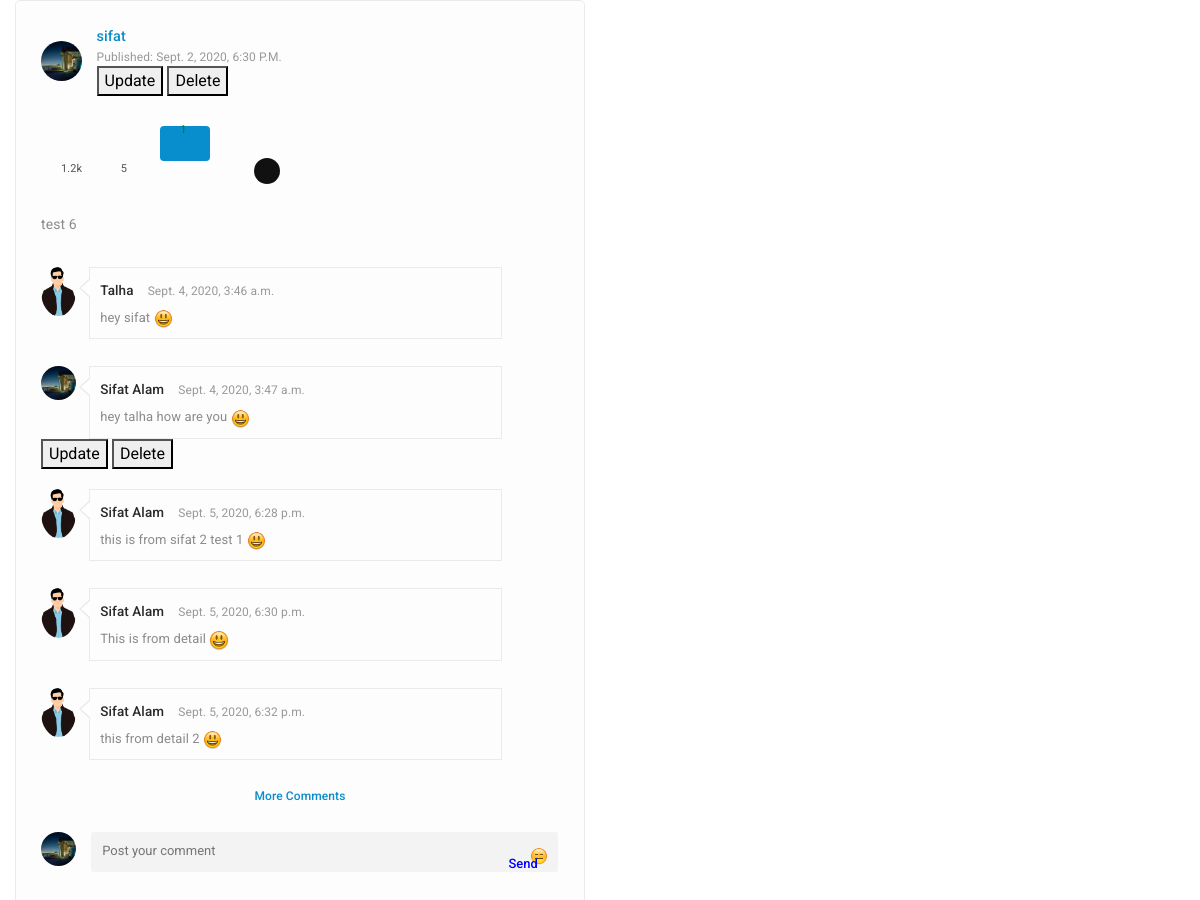
The page /detail/2 (signed in) on the database its author committed.
### posts/models.py (models this page shows, shortened)
class Post(models.Model):
    content = models.TextField(blank=True)
    image = models.ImageField(upload_to='posts/', blank=True, validators=[FileExtensionValidator(['png', 'jpg', 'jpeg'])])
    author = models.ForeignKey(Profile, on_delete=models.CASCADE, related_name='author')
    liked = models.ManyToManyField(Profile, related_name='likes')
    comment_choice = models.CharField(
        max_length=17, choices=COMMENT, default='allow-comment')
    visibility = models.CharField(max_length=7, choices=POSTS, default='public')
    updated = models.DateTimeField(auto_now=True)
    created = models.DateTimeField(auto_now_add=True)
    @property
    def imageURL(self):
        try:
            url = self.image.url
        except:
            url = ''
        return url
    def num_of_likes(self):
        return self.liked.all().count()
    def num_of_comments(self):
        return self.comment_set.all().count()

class Comment(models.Model):
    user = models.ForeignKey(Profile, on_delete=models.CASCADE)
    post = models.ForeignKey(Post, on_delete=models.CASCADE)
    body = models.TextField()
    updated = models.DateTimeField(auto_now=True)
    created = models.DateTimeField(auto_now_add=True)

### profiles/models.py (models this page shows, shortened)
class Profile(models.Model):
    first_name = models.CharField(max_length=100, blank=True)
    last_name = models.CharField(max_length=100, blank=True)
    user = models.OneToOneField(User, on_delete=models.CASCADE)
    profile_pic = models.ImageField(upload_to='profile/', default='avatar.png',
                                    validators=[FileExtensionValidator(['png', 'jpg', 'jpeg'])])
    cover_pic = models.ImageField(upload_to='cover/', default='avatar.png',
                                    validators=[FileExtensionValidator(['png', 'jpg', 'jpeg'])])
    email = models.EmailField(max_length=200, default="admin@mail.com")
    profession = models.CharField(max_length=250, default="No profession Added")
    interest = models.CharField(max_length=6, choices=INTEREST, default="Male & Female")
    bio = models.TextField(default="No bio Added")
    country = models.CharField(max_length=100, blank=True)
    friends = models.ManyToManyField(User, related_name='friend')
    language = models.CharField(max_length=100, default='English')
    slug = models.SlugField(unique=True, blank=False)
    updated = models.DateTimeField(auto_now=True)
    created = models.DateTimeField(auto_now_add=True)
    @property
    def profileURL(self):
        try:
            url = self.profile_pic.url
        except:
            url = ''
        return url

### posts/views.py (the view)
# urls.py: path('detail/<int:id>', detailpost, name="detail"),
def detailpost(request, id):
    me = request.user
    myprofile = Profile.objects.get(user=me)
    detail_post = Post.objects.get(id=id)
    comment_f = CommentForm()
    context = {'myprofile': myprofile, 'dp': detail_post, 'cf': comment_f}
    return render(request, 'posts/detail.html', context)

### posts/forms.py
class CommentForm(forms.ModelForm):
    class Meta:
        model = Comment
        fields = ['body']
        widgets = {
            'body': forms.Textarea(attrs={'placeholder': 'Post your comment'})
        }

### templates/posts/detail.html (shortened to what this page needs)
{% load static %}
<!DOCTYPE html>
<html lang="en">
<head>
    <link rel="stylesheet" href="{% static 'css/main.min.css' %}">
    <link rel="stylesheet" href="{% static 'css/style.css' %}">
    <link rel="stylesheet" href="{% static 'css/color.css' %}">
    <link rel="stylesheet" href="{% static 'css/responsive.css' %}">
</head>
<body>
<div class="col-lg-6">
<div class="loadMore">
										<div class="central-meta item">
											<div class="user-post">
												<div class="friend-info">
													<figure>
														<img src="{{dp.author.profileURL}}" alt="">
													</figure>
													<div class="friend-name">
														{% if p.author.first_name and p.author.last_name %}
														<ins><a href="time-line.html" title="">{{dp.author.first_name}}
																{{dp.author.last_name}}</a></ins>
														{% else %}
														<ins><a href="time-line.html"
																title="">{{dp.author.user}}</a></ins>
														{% endif %}
														<span>published: {{dp.created}}</span>
														{% if request.user == dp.author.user %}
														<a
															href="{% url 'update-post' dp.id %}"><button>Update</button></a>
														<a
															href="{% url 'delete-post' dp.id %}"><button>Delete</button></a>
														{% endif %}
													</div>
													<div class="post-meta">
														<div class="we-video-info">
															<ul>
																<li>
																	<span class="views" data-toggle="tooltip"
																		title="views">
																		<i class="fa fa-eye"></i>
																		<ins>1.2k</ins>
																	</span>
																</li>
																<li>
																	<span class="comment" data-toggle="tooltip"
																		title="Comments">
																		<i class="fa fa-comments-o"></i>
																		<ins>{{dp.num_of_comments}}</ins>
																	</span>
																</li>
																<li>
																	<span class="like" data-toggle="tooltip"
																		title="like">
																		{% if myprofile in dp.liked.all %}
																		<form method="POST" action="">
																			{% csrf_token %}
																			<input type="hidden" name="unlike_id"
																				value={{dp.id}}>
																			<button type="submit" name="unlike"><i
																					class="ti-heart-broken"></i></button>
																		</form>
																		{% else %}
																		<form method="POST" action="">
																			<button type="submit" name="like"><i
																					class="ti-heart"></i></button>
																		</form>
																		{% endif %}
																		<ins>{{dp.num_of_likes}}</ins>
																	</span>
																</li>
																<li class="social-media">
																	<div class="menu">
																		<div class="btn trigger"><i
																				class="fa fa-share-alt"></i></div>
																		<div class="rotater">
																		</div>
																		<div class="rotater">
																		</div>
																		<div class="rotater">
																		</div>
																		<div class="rotater">
																		</div>
																		<div class="rotater">
																		</div>
																		<div class="rotater">
																		</div>
																		<div class="rotater">
																		</div>
																		<div class="rotater">
																		</div>
																	</div>
																</li>
															</ul>
														</div>
														<div class="description">
															<p>
																{{dp.content}}
															</p>
														</div>
													</div>
												</div>
												<div class="coment-area">
													<ul class="we-comet">
														{% if dp.comment_set.all %}
														{% for c in dp.comment_set.all %}
														<li>
															<div class="comet-avatar">
																<img src="{{c.user.profileURL}}" alt="">
															</div>
															<div class="we-comment">
																<div class="coment-head">
																	{% if c.user.first_name and c.user.last_name %}
																	<h5><a href="time-line.html"
																			title="">{{c.user.first_name}}
																			{{c.user.last_name}}</a></h5>
																	{% else %}
																	<h5><a href="time-line.html"
																			title="">{{c.user.user}}</a></h5>
																	{% endif %}
																	<span>{{c.created}}</span>
																	<a class="we-reply" href="#" title="Reply"><i
																			class="fa fa-reply"></i></a>
																</div>
																<p>{{c.body}}
																	<i class="em em-smiley"></i>
																</p>
															</div>
															<div>
																{% if request.user == c.user.user %}
																<a
																	href="{% url 'update-comment' c.id %}"><button>Update</button></a>
																<a
																	href="{% url 'delete-comment' c.id %}"><button>Delete</button></a>
																{% endif %}
															</div>
														</li>
														{% endfor %}
														{% endif %}
														<li>
															<a href="#" title="" class="showmore underline">more
																comments</a>
														</li>
														<li class="post-comment">
															<div class="comet-avatar">
																<img src="{{myprofile.profileURL}}" alt="">
															</div>
															<div class="post-comt-box">
																{% if dp.comment_choice == 'allow-comment' %}
																<form method="POST" action="{% url 'comment' %}">
																	{{cf.body}}
																	<div class="add-smiles">
																		<span class="em em-expressionless"
																			title="add icon"></span>
																	</div>
																	<button type="submit" name="submit_comment"
																		style="color: blue;">Send</button>
																</form>
																{% else %}
																<h5>The Author has restricted the comment</h5>
																{% endif %}
															</div>
														</li>
													</ul>
												</div>
											</div>
										</div>
                                        </div>
                                        </div>
</body>
</html>

### static/css/color.css (style rules this page uses)
.product-carousel .owl-nav .owl-prev::before, .product-carousel .owl-nav .owl-next::before, .product-caro .owl-prev:hover:before, .product-caro .owl-next:hover:before, .log-reg-area form .forgot-pwd, .log-reg-area form .already-have, .log-reg-area > p a, .top-area > ul > li > a > span, .timeline-info > ul li a.active, .timeline-info > ul li a:hover, .dropdowns > a.more-mesg, .activity-meta > h6 a, .activity-meta > span a:hover, .friend-name > ins, .description > p a, .we-reply, .sidebar .widget li:hover > a, .sidebar .widget li:hover > i, .friend-meta > a, .user-setting > a:hover, .we-comet li a.showmore, .twiter-feed > li p a, .tutor-links > li i, .tutor-links > li:hover, .pepl-info > span, .page-meta > a, .frnds .nav-tabs .nav-item a.active, .f-title i, #work > div a, .basics > li i, .education > li i, .groups > span i, a.forgot-pwd, .friend-meta > h4 a:hover, .x_title > h2, .post-meta .detail > span, .add-btn > a:hover, .top-area > ul.main-menu > li > ul li a:hover, .dropdowns.active > a i, .user-setting > a i, .form-group input.form-file ~ .control-label, .form-group input.has-value ~ .control-label, .form-group input:focus ~ .control-label, .form-group input:valid ~ .control-label, .form-group select ~ .control-label, .form-group textarea.form-file ~ .control-label, .form-group textarea.has-value ~ .control-label, .form-group textarea:focus ~ .control-label, .form-group textarea:valid ~ .control-label, .flaged > h3, .invition .friend-meta a.invite:hover, .more-optns > ul li:hover, .post-title > h4 a:hover, .post-title .p-date a:hover, .l-post .l-post-meta > h4 a:hover, .read, .read:hover, blockquote, .tags > a:hover, .comment-titles > span, .help-list > ul li a:hover i, .carrer-title > h2 > span, .carrer-title > span a, .open-position > h4 a:hover, .option-set.icon-style > li > a.selected, .category-box > i, .getquot-baner > a, .branches-box > ul li i, .help-topic-result > h2 a:hover, .product-name > h5 a:hover, .full-postmeta .shopnow, .prices.style2 ins span, .single-btn > li > a.active, .total-box > ul > li.final-total, .logout-meta > p a, .forum-list table tbody tr td i, .forum-list table tbody tr td a, .widget ul.recent-topics > li > i, .date-n-reply > a, .topic-data > span, .help-list > ul li a:hover, .employer-info h2, .job-detail > ul li i, .company-intro > a { color: #088dcd; }
#nprogress .bar, .timeline-info > ul li a::before, .add-btn > a, .activitiez > li::before, form button, .colla-apps > li a:hover, a.underline:before, .setting-row input:checked + label, .user-avatar:hover .edit-phto, .error-meta > a, .color-bg, .add-butn, .nav.nav-tabs.likes-btn > li a.active, a.dislike-btn, .drop > a:hover, .btn-view.btn-load-more:hover, .accordion .card h5 button[aria-expanded="true"], .chat-head, .f-page > figure em, .inbox-panel-head > ul > li > a, .nav-tabs--left .nav-link.active, .nav-tabs--left .nav-link.active:hover, footer .widget-title h4::before, #topcontrol, .sidebar .widget-title::before, .f-title::before, .g-post-classic > figure > i::after, .purify > a, .help-list > a:hover, .open-position::before, .info > a, .category-box:hover, .category-box.selected, a.main-btn, .section-heading::before, .getquot-baner, .more-branches > h4::before, .is-helpful > a, .cart-optionz > li > a:hover, .paginationz > li a:hover, .paginationz > li a.active, .shopping-cart, a.btn2:hover, .form-submit > input[type="submit"], button.submit-checkout, .delete-cart:hover, .proceed .button, .amount-area .update-cart, a.addnewforum, .apply-bttons > a { background: #088dcd; }

### rows shown on the page
Post: author.profileURL (picture), author.user "sifat", created "Sept. 2, 2020, 6:30 P.m.", num_of_comments "5", num_of_likes "1", content "test 6"
Comment: user.profileURL (placeholder picture), user.user "Talha", created "Sept. 4, 2020, 3:46 a.m.", body "hey sifat"
Comment: user.profileURL (picture), user.first_name "Sifat", user.last_name "Alam", created "Sept. 4, 2020, 3:47 a.m.", body "hey talha how are you", shows "Update"
Comment: user.profileURL (placeholder picture), user.first_name "Sifat", user.last_name "Alam", created "Sept. 5, 2020, 6:28 p.m.", body "this is from sifat 2 test 1"
Comment: user.profileURL (placeholder picture), user.first_name "Sifat", user.last_name "Alam", created "Sept. 5, 2020, 6:30 p.m.", body "This is from detail"
Comment: user.profileURL (placeholder picture), user.first_name "Sifat", user.last_name "Alam", created "Sept. 5, 2020, 6:32 p.m.", body "this from detail 2"
Profile: profileURL (picture)
